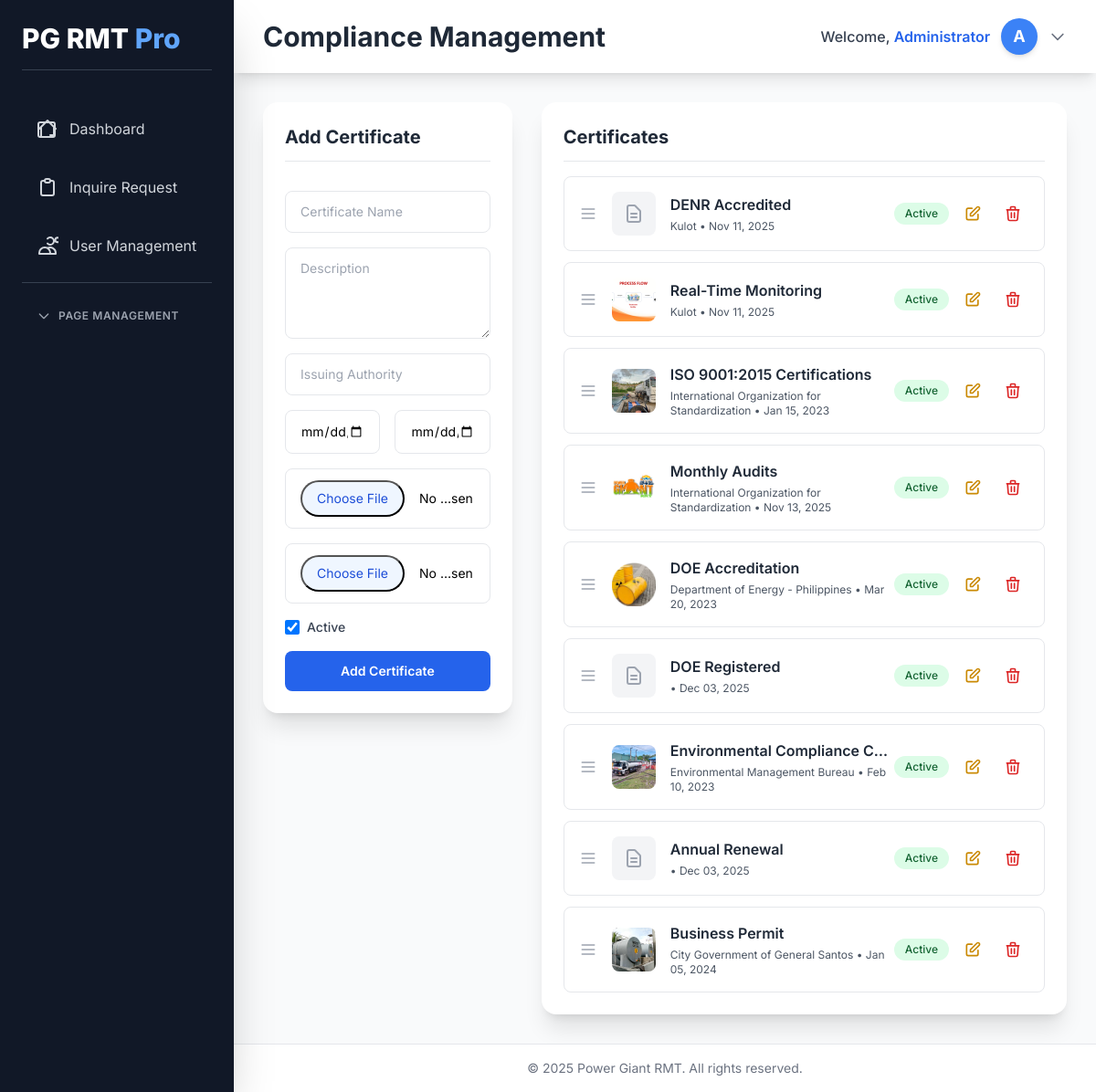
The app's page /admin-powergiant/compliance_editor.php (signed in) with its own data.
### tables this page shows
CREATE TABLE `compliance_content` (
  `id` int(11) NOT NULL,
  `certificate_name` varchar(255) NOT NULL,
  `certificate_description` text DEFAULT NULL,
  `issuing_authority` varchar(255) DEFAULT NULL,
  `issue_date` date DEFAULT NULL,
  `expiry_date` date DEFAULT NULL,
  `certificate_file` varchar(255) DEFAULT NULL,
  `image_path` varchar(255) DEFAULT NULL,
  `display_order` int(11) DEFAULT 0,
  `is_active` tinyint(1) DEFAULT 1,
  `created_at` timestamp NOT NULL DEFAULT current_timestamp(),
  `updated_at` timestamp NOT NULL DEFAULT current_timestamp() ON UPDATE current_timestamp(),
  `section_type` enum('certificate','framework','process') NOT NULL DEFAULT 'certificate',
  `step` varchar(10) DEFAULT NULL,
  `badges` longtext DEFAULT NULL CHECK (json_valid(`badges`)),
  `icon_color` varchar(50) DEFAULT NULL,
  `badge_color` varchar(50) DEFAULT NULL,
  `gradient_color` varchar(100) DEFAULT 'from-primary to-secondary'
);

### config/auth.php (called while the page is built, shortened)
<?php
$database = new Database();
$conn = $database->connect();
function isLoggedIn() {
    return isset($_SESSION['admin_id']) && !empty($_SESSION['admin_id']);
}
function hasPermission($permission) {
    global $conn;
    $role = $_SESSION['admin_role'];
    try {
        $stmt = $conn->prepare("SELECT allowed FROM admin_permissions WHERE role = ? AND permission = ?");
        $stmt->execute([$role, $permission]);
        $result = $stmt->fetch(PDO::FETCH_ASSOC);
        return $result && $result['allowed'] == 1;
    } catch (Exception $e) {
        error_log("Permission check failed: " . $e->getMessage());
        return false;
    }
}
?>

### admin-powergiant/compliance_editor.php (the view, shortened to what this page needs)
<?php
require_once '../config/auth.php';
try {
    $db = (new Database())->connect();
} catch (Exception $e) {
    error_log('DB Error: ' . $e->getMessage());
    die('<div class="bg-red-100 text-red-800 p-4 rounded-lg">Database connection failed.</div>');
}
try {
    $certs = $db->query("SELECT * FROM compliance_content ORDER BY display_order ASC, issue_date DESC")->fetchAll();
} catch (PDOException $e) {
    $_SESSION['error_msg'] = "Error loading certificates: " . $e->getMessage();
    $certs = [];
}
$admin_name = $_SESSION['admin_name'] ?? 'Admin';
?>
<!DOCTYPE html>
<html lang="en">
<head>
    <script src="https://cdn.tailwindcss.com"></script>
    <link rel="stylesheet" href="https://cdnjs.cloudflare.com/ajax/libs/font-awesome/6.5.0/css/all.min.css">
</head>
<body class="bg-gray-50 antialiased">
<div class="flex h-screen overflow-hidden">
<aside id="sidebar" class="bg-gray-900 text-white w-64 fixed inset-y-0 left-0 z-40 transform -translate-x-full lg:translate-x-0 lg:static shadow-2xl">
    <div class="p-6 h-full flex flex-col">
        <div class="flex items-center justify-between mb-10 border-b border-gray-700 pb-4">
            <h2 class="text-3xl font-extrabold text-white">PG RMT <span class="text-blue-400">Pro</span></h2>
        </div>
        <nav class="space-y-4 flex-1">
            <?php if (hasPermission('view_dashboard')): ?>
            <a href="dashboard.php" class="flex items-center px-4 py-3 text-gray-300 hover:bg-gray-700 rounded-xl transition hover:text-white">
                <svg class="w-6 h-6 mr-3" fill="none" stroke="currentColor" viewBox="0 0 24 24">
                    <path stroke-linecap="round" stroke-linejoin="round" stroke-width="2" d="M3 12l2-2m0 0l7-7 7 7M5 10v10a1 1 0 001 1h3m10-11l2 2m-2-2v10a1 1 0 01-1-1h-3M6 21h12a2 2 0 002-2V7a2 2 0 00-2-2H4a2 2 0 00-2 2v12a2 2 0 002 2z"/>
                </svg>
                Dashboard
            </a>
            <?php endif; ?>
            <?php if (hasPermission('view_inquiries')): ?>
            <a href="request_quote.php" class="flex items-center px-4 py-3 text-gray-300 hover:bg-gray-700 rounded-xl transition hover:text-white">
                <svg class="w-6 h-6 mr-3" fill="none" stroke="currentColor" viewBox="0 0 24 24">
                    <path stroke-linecap="round" stroke-linejoin="round" stroke-width="2" d="M9 5H7a2 2 0 00-2 2v12a2 2 0 002 2h10a2 2 0 002-2V7a2 2 0 00-2-2h-2M9 5a2 2 0 002 2h2a2 2 0 002-2M9 5a2 2 0 012-2h2a2 2 0 012 2"/>
                </svg>
                Inquire Request
            </a>
            <?php endif; ?>
            <?php if (hasPermission('manage_users')): ?>
            <a href="user_management.php" class="flex items-center px-4 py-3 text-gray-300 hover:bg-gray-700 rounded-xl transition hover:text-white">
                <svg class="w-6 h-6 mr-3" fill="none" stroke="currentColor" viewBox="0 0 24 24">
                    <path stroke-linecap="round" stroke-linejoin="round" stroke-width="2" d="M12 4.354a4 4 0 110 5.292M15 21H3v-1a6 6 0 0112 0v1zm0 0h6v-1a6 6 0 00-9-5.197m13.5-9a2.5 2.5 0 11-5 0 2.5 2.5 0 015 0z"/>
                </svg>
                User Management
            </a>
            <?php endif; ?>
            <?php if (hasPermission('edit_pages')): ?>
            <div class="border-t border-gray-700 pt-4">
                <button onclick="togglePageManagement()" class="w-full flex items-center justify-between px-4 py-3 text-xs font-semibold text-gray-400 uppercase tracking-wider hover:text-white transition group">
                    <span class="flex items-center">
                        <svg id="pageMgmtCaret" class="w-4 h-4 mr-2 transition-transform duration-200 group-hover:text-blue-400" fill="none" stroke="currentColor" viewBox="0 0 24 24">
                            <path stroke-linecap="round" stroke-linejoin="round" stroke-width="2" d="M19 9l-7 7-7-7"/>
                        </svg>
                        Page Management
                    </span>
                </button>
            </div>
            <?php endif; ?>
        </nav>
    </div>
</aside>
    <div class="flex-1 flex flex-col overflow-hidden">
        <header class="bg-white shadow-lg sticky top-0 z-20">
            <div class="max-w-full mx-auto px-4 sm:px-6 lg:px-8">
                <div class="flex justify-between h-20 items-center">
                    <div class="flex items-center">
                        <h1 class="text-xl sm:text-2xl md:text-3xl font-bold text-gray-800">Compliance Management</h1>
                    </div>
                    <div class="relative">
                        <button onclick="toggleUserDropdown()" class="flex items-center space-x-3 text-gray-700 hover:text-blue-600 transition">
                            <span class="hidden sm:inline text-sm md:text-base font-medium">Welcome, <span class="text-blue-600 font-semibold"><?= htmlspecialchars($admin_name) ?></span></span>
                            <div class="w-10 h-10 rounded-full bg-blue-500 flex items-center justify-center text-white font-bold text-lg shadow-md">A</div>
                            <svg class="w-5 h-5 text-gray-500" fill="none" stroke="currentColor" viewBox="0 0 24 24">
                                <path stroke-linecap="round" stroke-linejoin="round" stroke-width="2" d="M19 9l-7 7-7-7"/>
                            </svg>
                        </button>
                    </div>
                </div>
            </div>
        </header>
        <main class="flex-1 overflow-y-auto p-4 sm:p-6 lg:p-8">
            <div class="cards-container max-w-7xl mx-auto">
                <div class="compliance-card bg-white rounded-2xl shadow-xl p-6">
                    <h3 class="text-xl font-bold text-gray-800 mb-4 border-b pb-3">Add Certificate</h3>
                    <form method="POST" enctype="multipart/form-data" class="space-y-4">
                        <input type="text" name="certificate_name" placeholder="Certificate Name" required class="w-full px-4 py-3 border rounded-lg focus:ring-2 focus:ring-blue-500 text-sm">
                        <textarea name="certificate_description" placeholder="Description" rows="3" required class="w-full px-4 py-3 border rounded-lg focus:ring-2 focus:ring-blue-500 text-sm resize-vertical min-h-[80px]"></textarea>
                        <input type="text" name="issuing_authority" placeholder="Issuing Authority" required class="w-full px-4 py-3 border rounded-lg focus:ring-2 focus:ring-blue-500 text-sm">
                        <div class="grid grid-cols-1 md:grid-cols-2 gap-4">
                            <input type="date" name="issue_date" required class="w-full px-4 py-3 border rounded-lg focus:ring-2 focus:ring-blue-500 text-sm">
                            <input type="date" name="expiry_date" placeholder="Expiry (Optional)" class="w-full px-4 py-3 border rounded-lg focus:ring-2 focus:ring-blue-500 text-sm">
                        </div>
                        <input type="file" name="certificate_file" accept=".pdf,.doc,.docx" class="w-full px-4 py-3 border rounded-lg file:mr-4 file:py-2 file:px-4 file:rounded-full file:bg-blue-50 file:text-blue-700 text-sm">
                        <input type="file" name="certificate_image" accept="image/*" class="w-full px-4 py-3 border rounded-lg file:mr-4 file:py-2 file:px-4 file:rounded-full file:bg-blue-50 file:text-blue-700 text-sm">
                        <label class="flex items-center space-x-2">
                            <input type="checkbox" name="is_active" checked class="w-4 h-4 text-blue-600 rounded">
                            <span class="text-sm font-medium text-gray-700">Active</span>
                        </label>
                        <button name="add_compliance" class="w-full bg-blue-600 hover:bg-blue-700 text-white font-semibold py-3 rounded-lg transition text-sm">Add Certificate</button>
                    </form>
                </div>
                <div class="compliance-card bg-white rounded-2xl shadow-xl p-6">
                    <h3 class="text-xl font-bold text-gray-800 mb-4 border-b pb-3">Certificates</h3>
                    <div id="certList" class="space-y-3">
                        <?php foreach ($certs as $c): ?>
                        <div data-id="<?= $c['id'] ?>" class="flex flex-col sm:flex-row items-start sm:items-center justify-between p-4 border rounded-lg hover:shadow-md drag-handle group">
                            <div class="flex items-center space-x-4 flex-1 w-full">
                                <svg class="w-5 h-5 text-gray-400 flex-shrink-0" fill="none" stroke="currentColor" viewBox="0 0 24 24">
                                    <path stroke-linecap="round" stroke-linejoin="round" stroke-width="2" d="M4 6h16M4 12h16M4 18h16"/>
                                </svg>
                                <?php if ($c['image_path']): ?>
                                    <img src="../<?= htmlspecialchars($c['image_path'] ?? '') ?>" class="w-12 h-12 object-cover rounded-lg flex-shrink-0" alt="<?= htmlspecialchars($c['certificate_name'] ?? 'Certificate') ?>">
                                <?php else: ?>
                                    <div class="w-12 h-12 bg-gray-100 rounded-lg flex items-center justify-center flex-shrink-0">
                                        <svg class="w-6 h-6 text-gray-400" fill="none" stroke="currentColor" viewBox="0 0 24 24">
                                            <path stroke-linecap="round" stroke-linejoin="round" stroke-width="2" d="M9 12h6m-6 4h6m2 5H7a2 2 0 01-2-2V5a2 2 0 012-2h5.586a1 1 0 01.707.293l5.414 5.414a1 1 0 01.293.707V19a2 2 0 01-2 2z"/>
                                        </svg>
                                    </div>
                                <?php endif; ?>
                                <div class="flex-1 min-w-0">
                                    <h4 class="font-semibold text-gray-800 truncate text-sm sm:text-base"><?= htmlspecialchars($c['certificate_name'] ?? '') ?></h4>
                                    <p class="text-xs text-gray-600 mt-1 mobile-line-clamp-2">
                                        <?= htmlspecialchars($c['issuing_authority'] ?? '') ?> • <?= date('M d, Y', strtotime($c['issue_date'] ?? 'now')) ?>
                                    </p>
                                </div>
                            </div>
                            <div class="flex items-center gap-2 mt-3 sm:mt-0 w-full sm:w-auto justify-end">
                                <span class="px-3 py-1 text-xs font-medium rounded-full <?= $c['is_active'] ? 'bg-green-100 text-green-800' : 'bg-gray-100 text-gray-600' ?> whitespace-nowrap">
                                    <?= $c['is_active'] ? 'Active' : 'Inactive' ?>
                                </span>
                                <button onclick='editCert(<?= json_encode($c, JSON_HEX_TAG | JSON_HEX_AMP | JSON_HEX_APOS | JSON_HEX_QUOT) ?>)' class="p-2 text-yellow-600 hover:bg-yellow-50 rounded-lg transition">
                                    <svg class="w-5 h-5" fill="none" stroke="currentColor" viewBox="0 0 24 24">
                                        <path stroke-linecap="round" stroke-linejoin="round" stroke-width="2" d="M11 5H6a2 2 0 00-2 2v11a2 2 0 002 2h11a2 2 0 002-2v-5m-1.414-9.414a2 2 0 112.828 2.828L11.828 15H9v-2.828l8.586-8.586z"/>
                                    </svg>
                                </button>
                                <button onclick='openDeleteModal(<?= $c['id'] ?>)' class="p-2 text-red-600 hover:bg-red-50 rounded-lg transition">
                                    <svg class="w-5 h-5" fill="none" stroke="currentColor" viewBox="0 0 24 24">
                                        <path stroke-linecap="round" stroke-linejoin="round" stroke-width="2" d="M19 7l-.867 12.142A2 2 0 0116.138 21H7.862a2 2 0 01-1.995-1.858L5 7m5 4v6m4-6v6m1-10V4a1 1 0 00-1-1h-4a1 1 0 00-1 1v3M4 7h16"/>
                                    </svg>
                                </button>
                            </div>
                        </div>
                        <?php endforeach; ?>
                    </div>
                </div>
            </div>
        </main>
        <footer class="bg-white border-t border-gray-200 p-4 text-center text-sm text-gray-500 mt-auto">
            © <?= date('Y') ?> Power Giant RMT. All rights reserved.
        </footer>
    </div>
</div>
</body>
</html>

### admin-powergiant/compliance_editor.php (style rules this page uses)
body { font-family: 'Inter', sans-serif; }
#sidebar { transition:transform .3s ease-in-out; }
.drag-handle { cursor:move; }
.cards-container { display: flex; flex-direction: column; gap: 1.5rem; }
@media (min-width: 1024px) { .cards-container { display: grid; grid-template-columns: 1fr 1fr; gap: 2rem; align-items: start; } }
.compliance-card { display: flex; flex-direction: column; min-height: 0; }
.compliance-card form, .compliance-card > div { flex: 1; display: flex; flex-direction: column; }
.compliance-card textarea { min-height: 100px; resize: vertical; }

### records on screen
compliance_content: certificate_name "DENR Accredited", issuing_authority "Kulot", issue_date "Nov 11, 2025", is_active "Active"
compliance_content: image_path (picture), certificate_name "Real-Time Monitoring", issuing_authority "Kulot", issue_date "Nov 11, 2025", is_active "Active"
compliance_content: image_path (picture), certificate_name "ISO 9001:2015 Certifications", issuing_authority "International Organization for Standardization", issue_date "Jan 15, 2023", is_active "Active"
compliance_content: image_path (picture), certificate_name "Monthly Audits", issuing_authority "International Organization for Standardization", issue_date "Nov 13, 2025", is_active "Active"
compliance_content: image_path (picture), certificate_name "DOE Accreditation", issuing_authority "Department of Energy - Philippines", issue_date "Mar 20, 2023", is_active "Active"
compliance_content: certificate_name "DOE Registered", issue_date "Dec 03, 2025", is_active "Active"
compliance_content: image_path (picture), certificate_name "Environmental Compliance C…", issuing_authority "Environmental Management Bureau", issue_date "Feb 10, 2023", is_active "Active"
compliance_content: certificate_name "Annual Renewal", issue_date "Dec 03, 2025", is_active "Active"
compliance_content: image_path (picture), certificate_name "Business Permit", issuing_authority "City Government of General Santos", issue_date "Jan 05, 2024", is_active "Active"

### other values on screen
$admin_name "Administrator"
